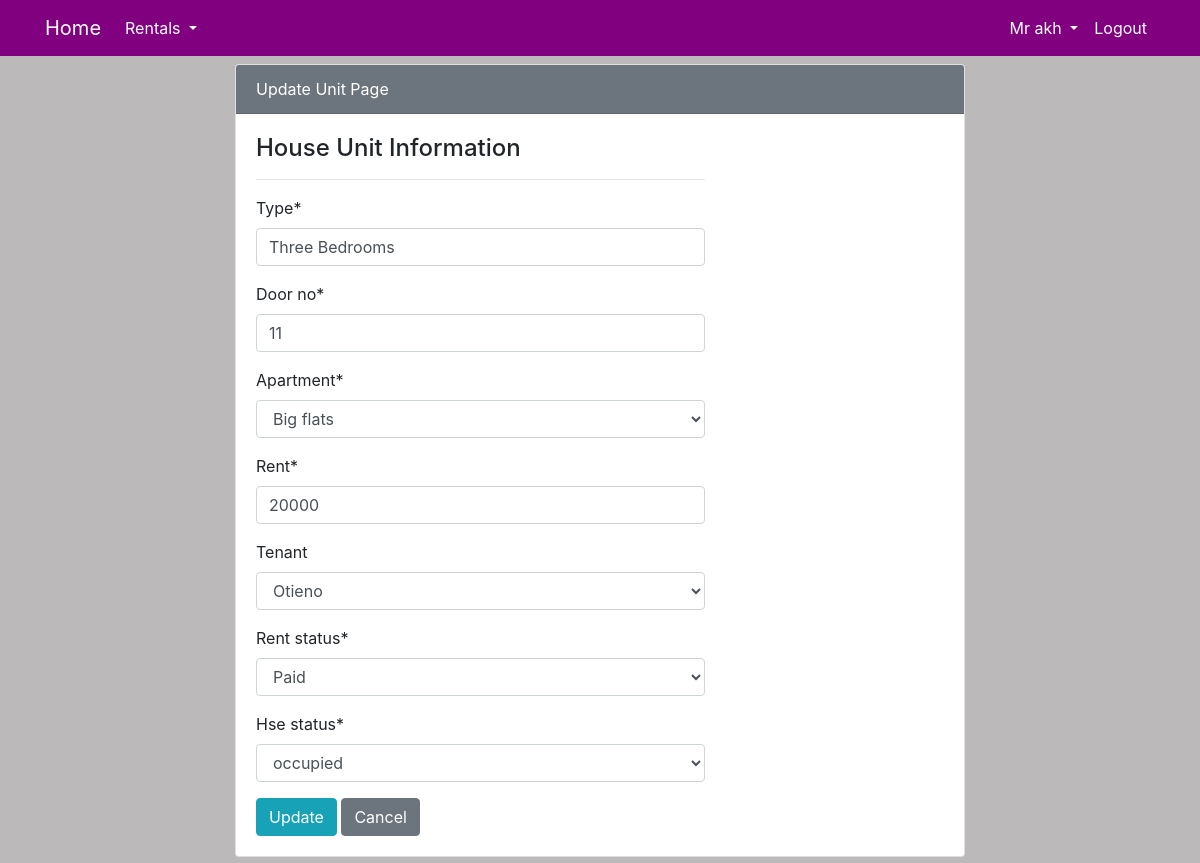
/unit/update/1/ (signed in), run on the app's committed database.
### user/models.py (models this page shows, shortened)
class Agent(models.Model):
    name = models.OneToOneField(User, on_delete=models.CASCADE, null=True)
    agt_id = models.IntegerField(unique=True)
    gender = models.CharField(max_length=50, choices=gender)
    phone = models.IntegerField()
    mail = models.EmailField()

### dashboard/models.py (models this page shows, shortened)
class Unit(models.Model):
    type = models.CharField(max_length=100)
    door_no = models.CharField(max_length=50 )
    apartment = models.ForeignKey(Apartment, on_delete=models.CASCADE, related_name='apartments')
    rent = models.IntegerField()
    tenant = models.OneToOneField(Tenant, on_delete=models.SET_NULL, null=True, blank=True)
    Rent_status = models.CharField(max_length=50, choices=rent_status, default='unavailable' )
    hse_status = models.CharField(max_length=50, choices=unit_status, default='Empty' )
    class Meta:
        unique_together = ('door_no', 'apartment')

### dashboard/views.py (the view)
# urls.py: path('unit/update/<int:pk>/', views.unit_update, name='dashboard-unit-update'),
@login_required(login_url='user-login')
def unit_update(request, pk):
    item = Unit.objects.get(id=pk)
    if request.method == 'POST':
        form = unitUpdateForm(request.POST, instance=item)
        if form.is_valid():
            form.save()
            house_name = form.cleaned_data.get('door_no')
            messages.success(request, f'House No. {house_name} Updated successfully')
            return redirect('dashboard-unit-update', pk = pk)
    else:
        form = unitUpdateForm(instance=item)
    context = {
        'form': form,
    }
    return render(request, 'dashboard/unit_update.html', context)

### dashboard/form.py
class unitUpdateForm(forms.ModelForm):
    class Meta:
        model = Unit
        fields = '__all__'

### dashboard/models.py (called while the page is built)
    def __str__(self):
        return f'{self.name}'

### user/models.py (called while the page is built)
    def __str__(self):
        return f'{self.name}'

### templates/dashboard/unit_update.html (shortened to what this page needs)
{% extends 'partials/base.html'%}
{% load crispy_forms_tags %}
{% block content %}
<div class="container">
    <div class="row my-2">
        <div class="col-md-2">
        </div>
        <div class="col-md-8">
            <div class="card">
                <div class="card-header bg-secondary text-white">
                    Update Unit Page
                </div>
                <div class="card-body">
                    <div class="row">
                        <div class="col-md-8">
                            <span class="h4"> House Unit Information</span>
                            <hr>
                            <form method="post" enctype="multipart/form-data" >
                               {{ form|crispy }}
                            <input class="btn btn-info" type="submit" value="Update">
                            <a class="btn btn-secondary" href="{% url 'dashboard-rental' %}">Cancel</a>
                            </form>
                        </div>
                    </div>
                </div>
            </div>
        </div>
    </div>
</div>
{% endblock %}

### templates/partials/nav.html (shortened to what this page needs)
<nav class="navbar navbar-expand-lg navbar-info" style="background-color: purple;"  >
    <div class="container">
        {% if user.is_authenticated %}
        <a class="navbar-brand text-white" href="{% url 'dashboard-index'%}"> Home</a>
        <div class="collapse navbar-collapse" id="navbarSupportedContent">
            <ul class="navbar-nav mr-auto ">
                <li class="nav-item dropdown ">
                    <a class="nav-link dropdown-toggle text-white" href="#" id="navbarDropdown" role="button" data-toggle="dropdown" aria-haspopup="true" aria-expanded="false">
                      Rentals
                    </a>
                </li>
            </ul>
            {% if request.user.groups.all.0.name == "Landlord" %}
            <ul class="navbar-nav ml-auto">
                <li class="nav-item dropdown ">
                    <a class="nav-link dropdown-toggle text-white" href="#" id="navbarDropdown" role="button" data-toggle="dropdown" aria-haspopup="true" aria-expanded="false">
                        {{ user.landlord.gender }} {{user.username}}
                    </a>
                    <div class="dropdown-menu" aria-labelledby="navbarDropdown">
                      <a class="dropdown-item" href="{% url 'user-profile' %}">My Profile</a>
                      <a class="dropdown-item" href="{% url 'user-agent' %}">My Agent</a>
                    </div>
                </li>
                <li class="nav-item">
                    <a class="nav-link text-white" href="{% url 'user-logout' %}">Logout</a>
                </li>
            </ul>
            {% elif request.user.groups.all.0.name == "Agent" %}
            <ul class="navbar-nav ml-auto">
                <li class="nav-item dropdown ">
                    <a class="nav-link dropdown-toggle text-white" href="#" id="navbarDropdown" role="button" data-toggle="dropdown" aria-haspopup="true" aria-expanded="false">
                        {{ user.agent.gender }} {{user.username}}
                    </a>
                </li>
                <li class="nav-item">
                    <a class="nav-link text-white" href="{% url 'user-logout' %}">Logout</a>
                </li>
            </ul>
            {% endif %}
        {% else %}
            <ul class="navbar-nav ml-auto">
                <li class="nav-item">
                    <a class="nav-link text-white" href="{% url 'user-login' %}">Login</a>
                </li>
            </ul>
        {% endif %}
        </div>
    </div>
</nav>

### static/styles.css (style rules this page uses)
body { background: rgb(187, 185, 185); }

### data on the page
Unit: type "Three Bedrooms", door_no "11", apartment "Big flats", rent "20000", tenant "Otieno", Rent_status "Paid", hse_status "occupied"

### other printed values
{{ user.agent.gender }} "Mr"
{{ user.username }} "akh"
